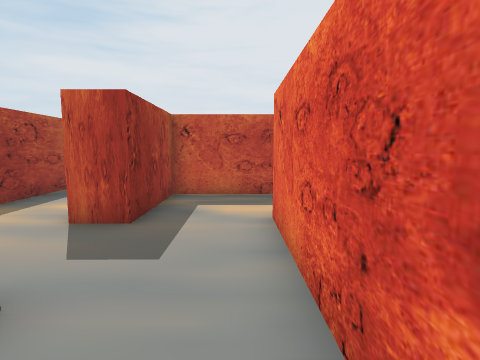
[1] (above)

24 first-person views from a walk through a Unity game level. The camera is 1.4 m above the floor, tilts 6° down and sees 80° across. The floor is counted in squares, 1 m on a side. Each view is taken from the middle of a square. On the plan, view 1 faces up. The plan holds only what a view shows up to about 14 squares ahead; the rest is blank. The place goes on beyond the plan.

[2]
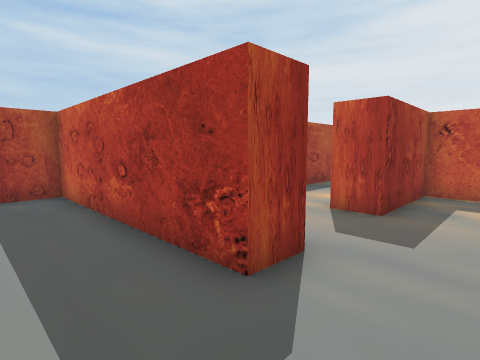

[3]
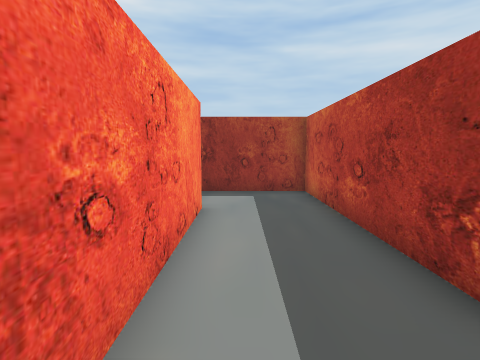

[4]
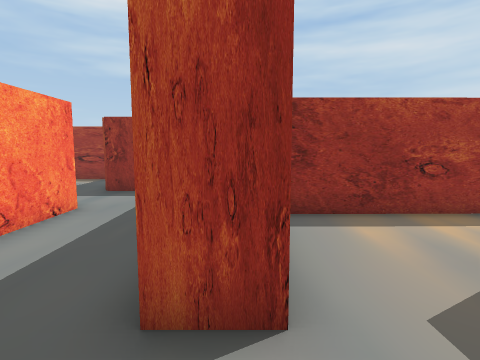

[5]
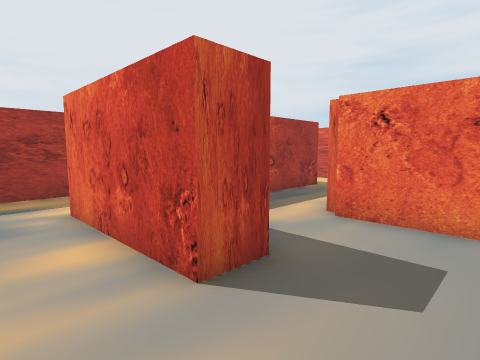

[6]
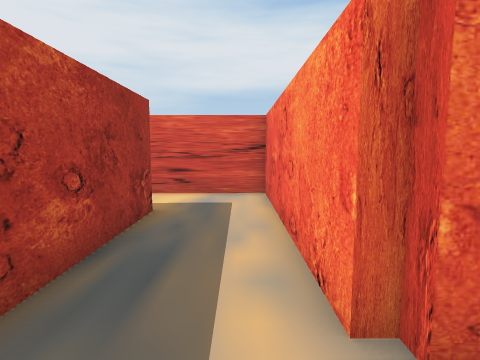

[7]
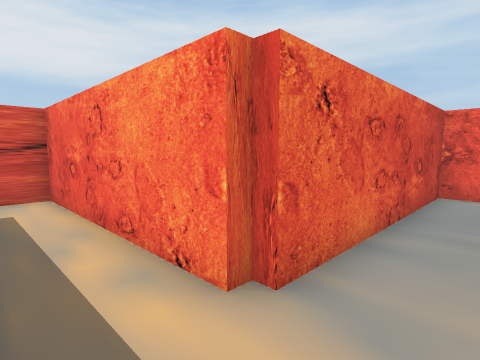

[8]
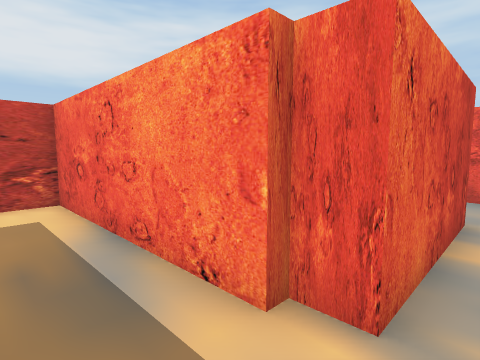

[9]
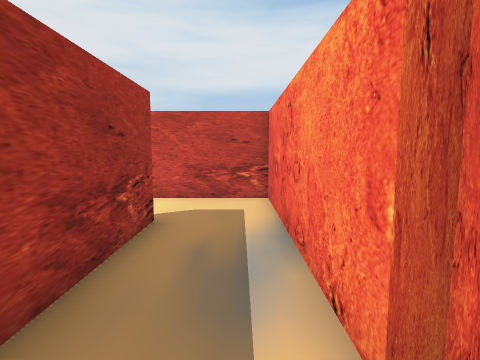

[10]
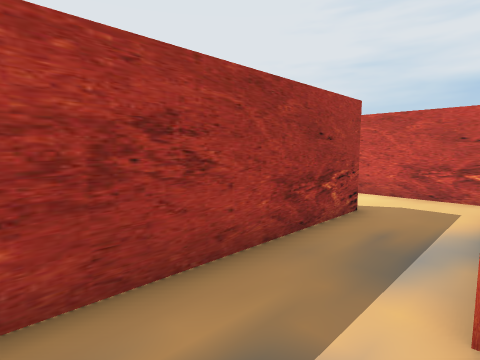

[11]
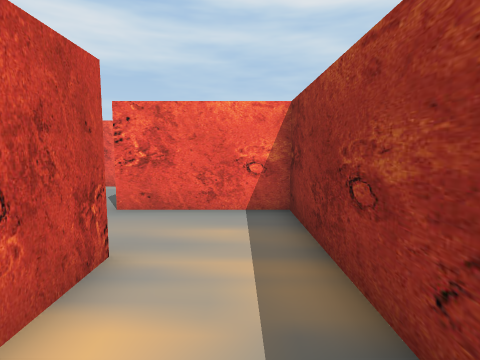

[12]
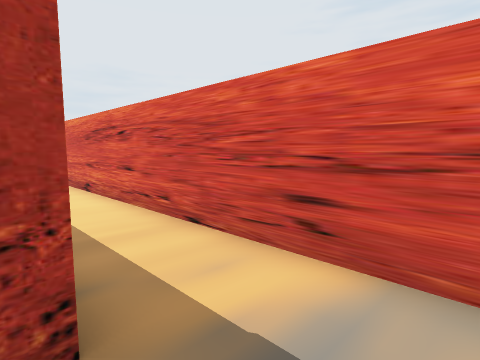

[13]
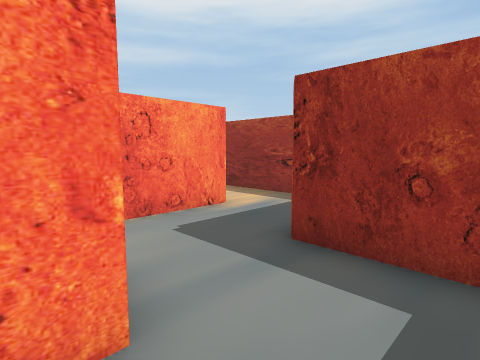

[14]
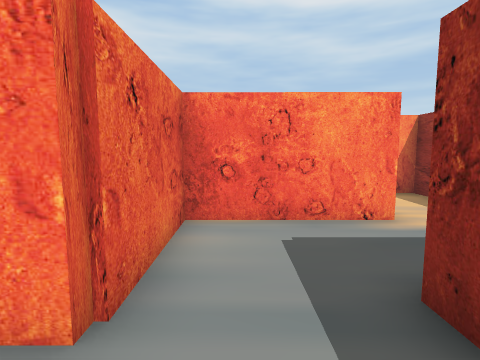

[15]
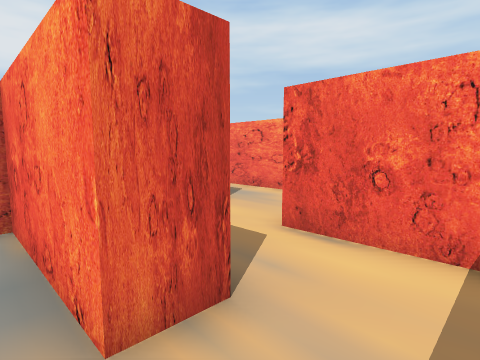

[16]
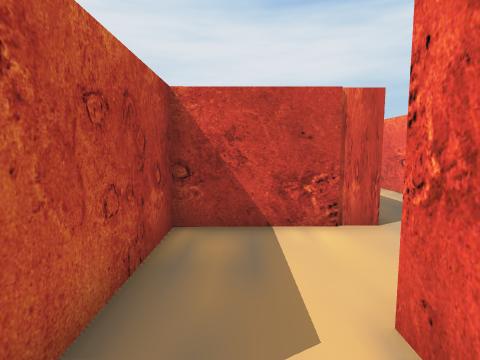

[17]
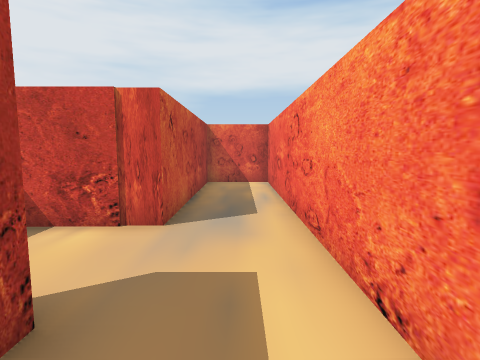

[18]
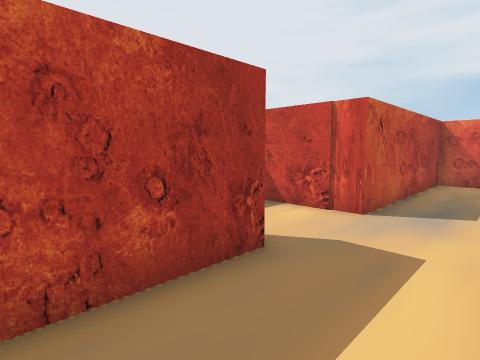

[19]
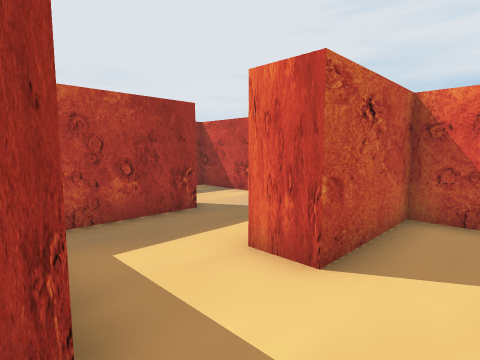

[20]
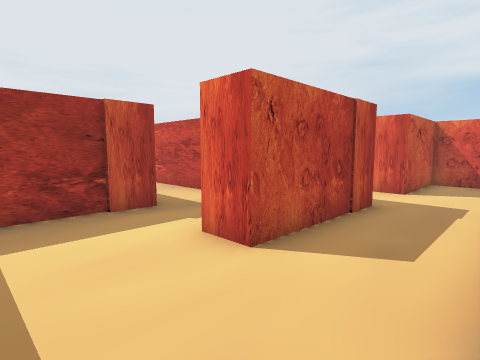

[21]
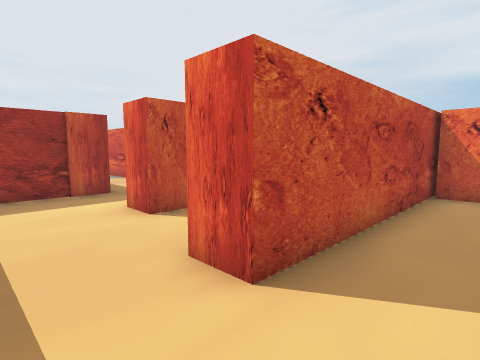

[22]
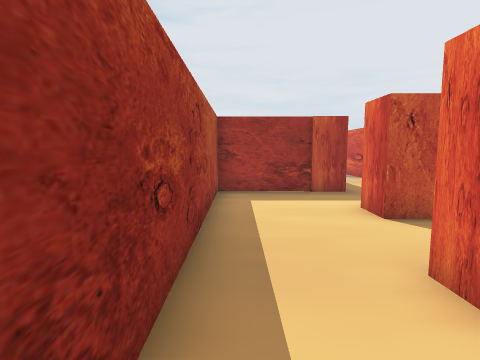

[23]
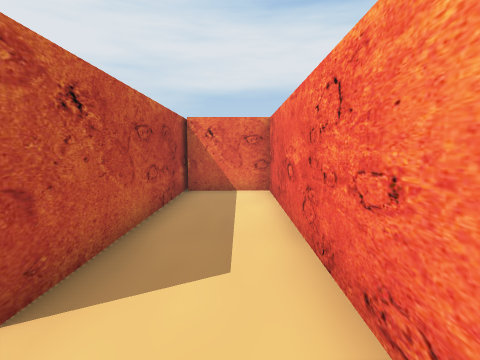

[24]
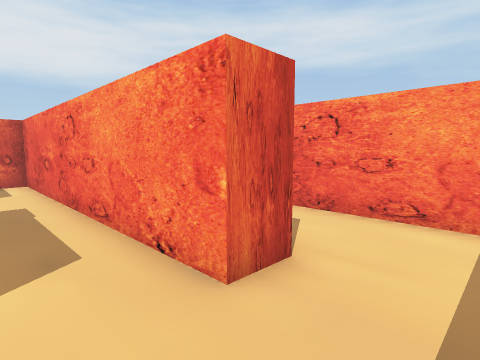

### Floor plan
Points are (right, up) in squares from view 1. A wall is a line through its corners. A room is listed if a view was taken in it or the views show most of it. See-through windows are left out.
Room 1 (views 1, 2, 3, 4, 5, 8, 9, 10, 11, 13, 14)
walls: (-2.1, 6.6) (-2.1, 5.4) (-3.3, 5.4) (-3.3, 9.8) (-2.5, 9.8) (-2.5, 10.2) (4.3, 10.2) (4.3, 13.6); (1, 5.8) (1, 6.2); (-6.2, 11.1) (-6.2, 2.4) (-2.1, 2.4) (-2.1, 1.2) (-9.7, 1.2) (-9.7, -1.5); (-6.9, -1.9) (0.7, -1.9) (0.7, 5.8); (1.6, 12.7) (-4.9, 12.7)
ways out: opening at (-0.5, 6) to room 2; opening at (-8.5, -2) to room 3
Room 2 (views 6, 7, 12)
walls: (5.5, 9) (-2.1, 9) (-2.1, 6.6); (1, 6.2) (8.2, 6.2) (8.2, 13.6)
ways out: opening at (-0.5, 6) to room 1
Room 3 (view 15)
walls: (-11.1, -5.6) (-6.9, -5.6) (-6.9, -1.9); (-9.7, -1.5) (-9.7, -2.7); (-13.7, -4.4) (-13.7, -5.6)
ways out: opening at (-8.5, -2) to room 1; opening at (-12.5, -6.5) to room 4
Room 4 (view 16)
walls: (-13.7, -5.6) (-13.7, -9.2) (-11.6, -9.2); (-11.1, -6.9) (-11.1, -5.6)
ways out: opening at (-12.5, -6.5) to room 3; opening at (-10.5, -8) to room 9
Room 5 (view 17)
walls: (-11.4, -10.4) (-12.9, -10.4)
ways out: opening at (-12.5, -13.5) to room 6; opening at (-10.5, -11.5) to room 8
Room 6 (views 18, 19, 24)
walls: (-13.6, -14.3) (-18, -14.4) (-18, -13.1); (-18.9, -16.9) (-7.6, -16.9) (-7.6, -14.3) (-11.1, -14.3) (-11.1, -13.1); (-17.4, -10.4) (-21.8, -10.4) (-21.7, -16.5)
ways out: opening at (-12.5, -13.5) to room 5; opening at (-20.5, -17.5) to room 7; opening at (-18, -11.5)
Room 7 (views 20, 21, 22, 23)
walls: (-20.6, -21) (-11.1, -21) (-11.1, -18.1); (-21.7, -16.5) (-21.7, -19.2); (-10.4, -18.1) (-18.9, -18.1) (-18.9, -16.9)
ways out: opening at (-20.5, -17.5) to room 6
Room 8 (no view inside)
walls: (-9.9, -10.4) (-11.4, -10.4); (-10.7, -13.2) (0.5, -13.2) (0.5, -10.6) (-6.9, -10.6) (-6.9, -8.5)
ways out: opening at (-10.5, -11.5) to room 5; opening at (-8.5, -9.5) to room 9
Room 9 (no view inside)
walls: (-11.6, -9.2) (-9.9, -9.2); (-6.9, -8.5) (-6.9, -6.8) (-10.7, -6.8)
ways out: opening at (-10.5, -8) to room 4; opening at (-8.5, -9.5) to room 8

Where each view was taken, in squares from view 1:
view 1: 0 up, 0 right, facing up
view 2: 1 down, 0 right, facing up-left
view 3: 1 down, 0 right, facing left
view 4: 2 up, 0 right, facing left
view 5: 3 up, 5 left, facing up-right
view 6: 7 up, 1 left, facing right
view 7: 8 up, 1 left, facing down-right
view 8: 12 up, 4 left, facing down-right
view 9: 11 up, 4 left, facing right
view 10: 10 up, 5 left, facing up-right
view 11: 9 up, 5 left, facing down
view 12: 7 up, 5 right, facing up-right
view 13: 0 up, 6 left, facing down-left
view 14: 0 up, 8 left, facing down
view 15: 5 down, 13 left, facing down-right
view 16: 8 down, 12 left, facing right
view 17: 12 down, 12 left, facing right
view 18: 13 down, 13 left, facing up-right
view 19: 16 down, 14 left, facing up-right
view 20: 17 down, 21 left, facing up-right
view 21: 20 down, 21 left, facing up-right
view 22: 20 down, 21 left, facing up
view 23: 20 down, 21 left, facing right
view 24: 15 down, 21 left, facing down-right
